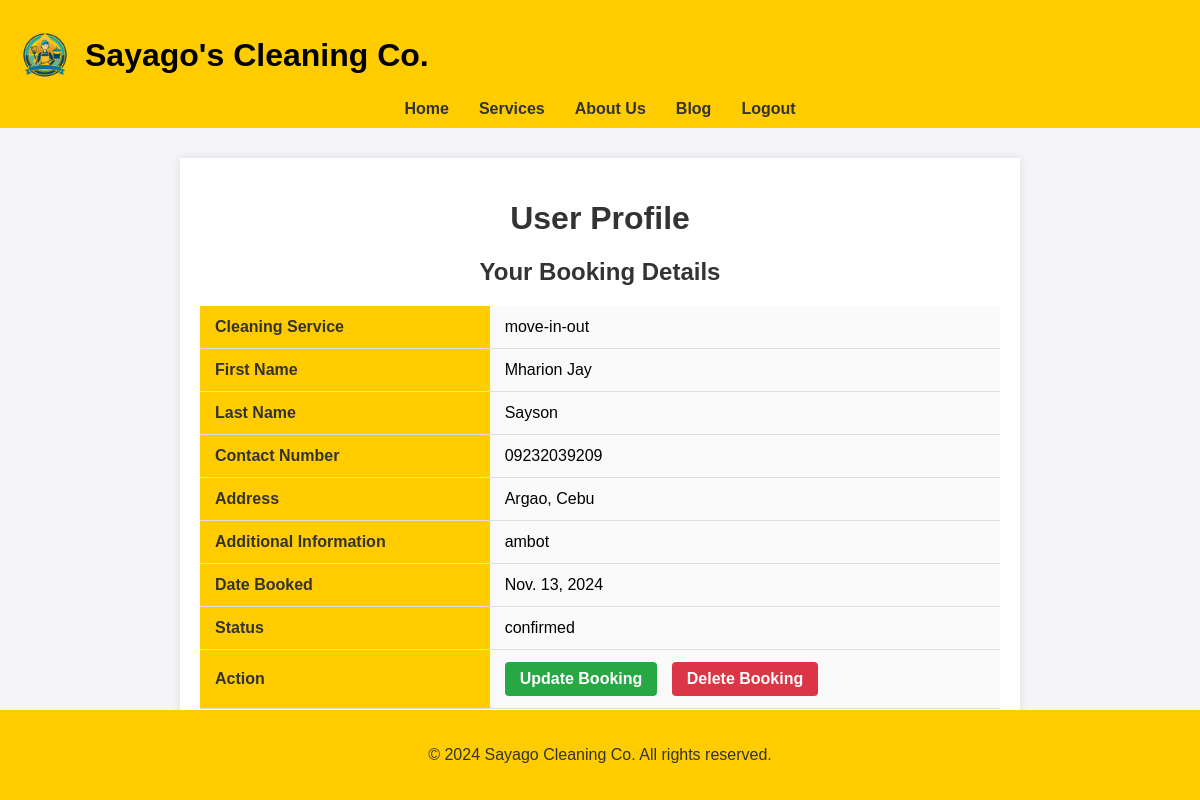
The app's page /profile/ (signed in) with its own data.
### cleaning/models.py (models this page shows, shortened)
class Booking(models.Model):
    booking_id = models.AutoField(primary_key=True, editable=False)
    CLEANING_CHOICES = [
    ('residential', 'Residential Cleaning'),
    ('commercial', 'Commercial Cleaning'),
    ('deep-cleaning', 'Deep Cleaning'),
    ('move-in-out', 'Move-in/Move-out Cleaning'),
    ('carpet-cleaning', 'Carpet Cleaning'),
    ('upholstery-cleaning', 'Upholstery Cleaning'),
    ('window-cleaning', 'Window Cleaning'),
    ('eco-friendly', 'Eco-friendly Green Cleaning'),
    ]
    PENDING = 'pending'
    CONFIRMED = 'confirmed'
    COMPLETED = 'completed'
    STATUS_CHOICES = [
        (CONFIRMED, 'Confirmed'),
        (PENDING, 'Pending'),
        (COMPLETED, 'Completed'),
    ]
    user = models.ForeignKey(User, on_delete=models.CASCADE)
    cleaning_service = models.CharField(max_length=20, choices=CLEANING_CHOICES)
    first_name = models.CharField(max_length=100)
    last_name = models.CharField(max_length=100, default='Unknown')
    contact_number = models.CharField(max_length=15)
    address = models.TextField()
    additional_info = models.TextField(blank=True, null=True)
    status = models.CharField(max_length=20, choices=STATUS_CHOICES, default=PENDING)
    created_at = models.DateTimeField(auto_now_add=True)
    booking_date = models.DateField()

### cleaning/views.py (the view)
# urls.py: path('profile/', views.profile_view, name='user_profile'),
def profile_view(request):
    booking = Booking.objects.filter(user=request.user).last()  # Get the most recent booking
    return render(request, 'cleaning/user_profile.html', {'booking': booking})

### cleaning/templates/cleaning/user_profile.html (shortened to what this page needs)
<!DOCTYPE html>
<html lang="en">
<head>
    {% load static %}
    <link rel="stylesheet" href="{% static 'styles/user_profile.css' %}?101">
</head>
<body>
    <header>
        <nav>
            <div class="logo-title-container">
                <img src="{% static 'images/logo1.png' %}" class="logo" alt="logo">
                <h1 class="site-title">Sayago's Cleaning Co.</h1>
            </div>
            <ul class="centered-menu">
                <li><a href="{% url 'u_home' %}">Home</a></li>
                <li><a href="{% url 'user_services' %}">Services</a></li>
                <li><a href="{% url 'user_about' %}">About Us</a></li>
                <li><a href="{% url 'user_blog' %}">Blog</a></li>
                <li><a href="{% url 'home' %}">Logout</a></li>
            </ul>
        </nav>
    </header>
    <div class="content">
        <h1>User Profile</h1>
        <div class="profile-info">
            <h2>Your Booking Details</h2>
            {% if booking %}
                <table>
                    <tr>
                        <th>Cleaning Service</th>
                        <td>{{ booking.cleaning_service }}</td>
                    </tr>
                    <tr>
                        <th>First Name</th>
                        <td>{{ booking.first_name }}</td>
                    </tr>
                    <tr>
                        <th>Last Name</th>
                        <td>{{ booking.last_name }}</td>
                    </tr>
                    <tr>
                        <th>Contact Number</th>
                        <td>{{ booking.contact_number }}</td>
                    </tr>
                    <tr>
                        <th>Address</th>
                        <td>{{ booking.address }}</td>
                    </tr>
                    <tr>
                        <th>Additional Information</th>
                        <td>{{ booking.additional_info }}</td>
                    </tr>
                    <tr>
                        <th>Date Booked</th>
                        <td>{{ booking.booking_date }}</td>
                    </tr>
                    <tr>
                        <th>Status</th>
                        <td>{{ booking.status }}</td>
                    </tr>
                    <tr>
                        <th>Action</th>
                        <td>
                            <a href="{% url 'update_booking' booking.pk %}" class="action-btn update-btn">Update Booking</a>
                            <a href="{% url 'delete_booking' booking.pk %}" class="action-btn delete-btn" onclick="return confirm('Are you sure you want to delete this booking?');">Delete Booking</a>
                        </td>
                    </tr>
                </table>
            {% else %}
                <p>No booking found. Please make a booking.</p>
            {% endif %}
        </div>
    </div>
    <footer>
        <p>&copy; 2024 Sayago Cleaning Co. All rights reserved.</p>
    </footer>
</body>
</html>

### cleaning/static/styles/user_profile.css (style rules this page uses)
body { font-family: Arial, sans-serif; margin: 0; padding: 0; background-color: #f4f4f9; }
header { background-color: #ffcc00; padding: 10px 0; }
nav ul { list-style-type: none; margin: 0; padding: 0; display: flex; justify-content: center; }
nav ul li { margin: 0 15px; }
nav ul li a { text-decoration: none; color: #333; font-weight: bold; }
nav .logo { height: 50px; margin-left: 20px; }
.content { max-width: 800px; margin: 30px auto; padding: 20px; background-color: #fff; box-shadow: 0 0 10px rgba(0, 0, 0, 0.1); }
h1, h2 { color: #333; text-align: center; }
table { width: 100%; border-collapse: collapse; margin-top: 20px; font-size: 16px; }
th, td { padding: 12px 15px; text-align: left; border-bottom: 1px solid #ddd; }
th { background-color: #ffcc00; color: #333; font-weight: bold; }
td { background-color: #fafafa; }
.action-btn { display: inline-block; padding: 8px 15px; text-decoration: none; color: #fff; border-radius: 4px; font-weight: bold; margin-right: 10px; }
.update-btn { background-color: #28a745; }
.delete-btn { background-color: #dc3545; }
footer { text-align: center; padding: 20px 0; background-color: #ffcc00; color: #333; position: fixed; width: 100%; bottom: 0; }
.logo-title-container { display: flex; align-items: center; }
.logo { height: 170px; margin-right: 15px; }
.site-title { color: black; font-size: 32px; font-weight: bold; }

### records on screen
Booking: cleaning_service "move-in-out", first_name "Mharion Jay", last_name "Sayson", contact_number "09232039209", address "Argao, Cebu", additional_info "ambot", booking_date "Nov. 13, 2024", status "confirmed"
